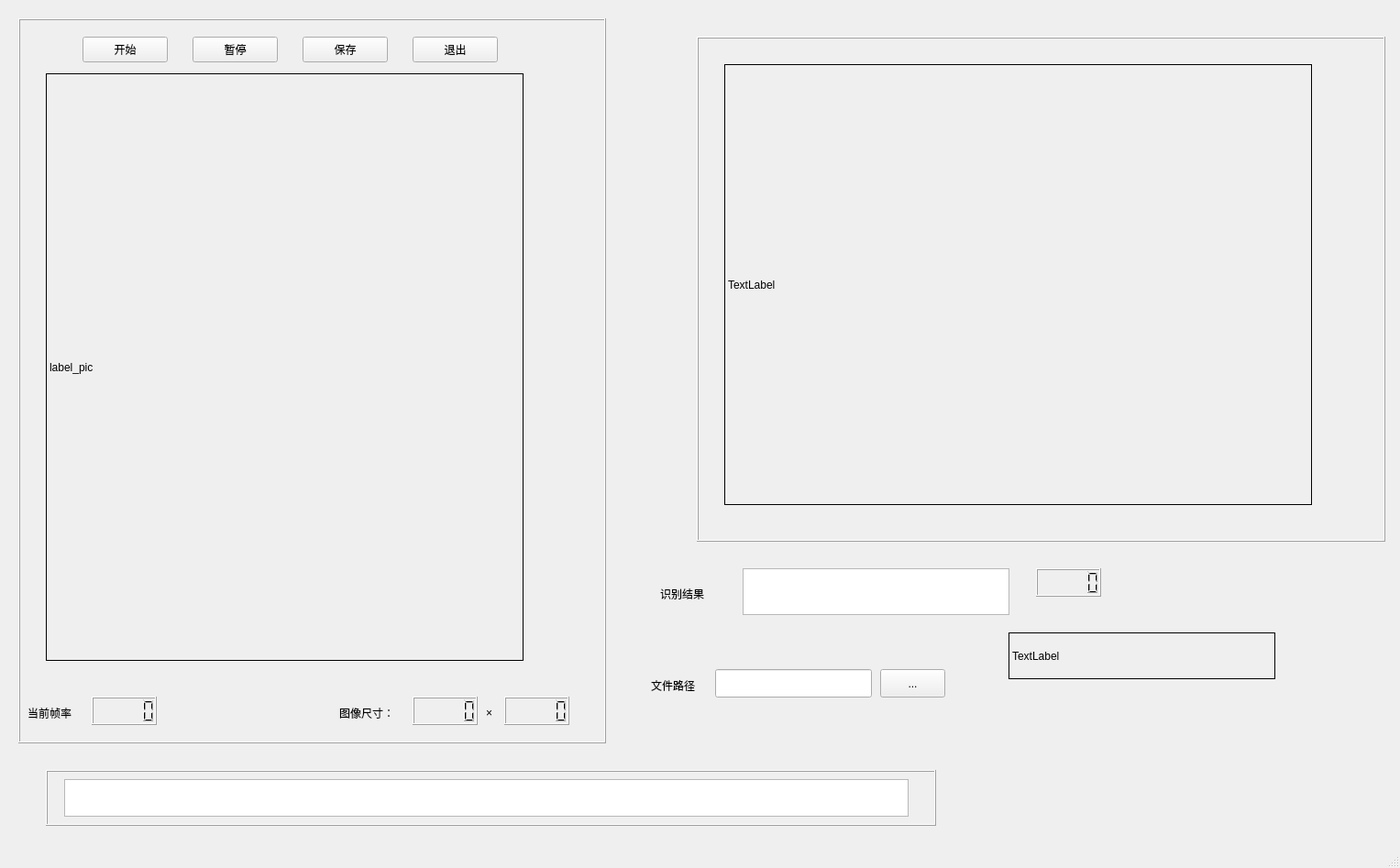
<?xml version="1.0" encoding="UTF-8"?>
<ui version="4.0">
 <class>CamShow</class>
 <widget class="QMainWindow" name="CamShow">
  <property name="geometry">
   <rect>
    <x>0</x>
    <y>0</y>
    <width>1527</width>
    <height>947</height>
   </rect>
  </property>
  <property name="windowTitle">
   <string>CamShow</string>
  </property>
  <property name="toolTipDuration">
   <number>-2</number>
  </property>
  <widget class="QWidget" name="centralwidget">
   <widget class="QFrame" name="SettingFm">
    <property name="geometry">
     <rect>
      <x>760</x>
      <y>40</y>
      <width>751</width>
      <height>551</height>
     </rect>
    </property>
    <property name="frameShape">
     <enum>QFrame::Box</enum>
    </property>
    <property name="frameShadow">
     <enum>QFrame::Raised</enum>
    </property>
    <widget class="QLabel" name="label_binary">
     <property name="geometry">
      <rect>
       <x>30</x>
       <y>30</y>
       <width>641</width>
       <height>481</height>
      </rect>
     </property>
     <property name="frameShape">
      <enum>QFrame::Box</enum>
     </property>
     <property name="text">
      <string>TextLabel</string>
     </property>
    </widget>
   </widget>
   <widget class="QFrame" name="DispFm">
    <property name="geometry">
     <rect>
      <x>20</x>
      <y>20</y>
      <width>641</width>
      <height>791</height>
     </rect>
    </property>
    <property name="frameShape">
     <enum>QFrame::Box</enum>
    </property>
    <property name="frameShadow">
     <enum>QFrame::Raised</enum>
    </property>
    <widget class="QPushButton" name="Bt_begin">
     <property name="geometry">
      <rect>
       <x>70</x>
       <y>20</y>
       <width>93</width>
       <height>28</height>
      </rect>
     </property>
     <property name="text">
      <string>开始</string>
     </property>
    </widget>
    <widget class="QPushButton" name="Bt_pause">
     <property name="geometry">
      <rect>
       <x>190</x>
       <y>20</y>
       <width>93</width>
       <height>28</height>
      </rect>
     </property>
     <property name="text">
      <string>暂停</string>
     </property>
    </widget>
    <widget class="QPushButton" name="Bt_save">
     <property name="geometry">
      <rect>
       <x>310</x>
       <y>20</y>
       <width>93</width>
       <height>28</height>
      </rect>
     </property>
     <property name="text">
      <string>保存</string>
     </property>
    </widget>
    <widget class="QPushButton" name="Bt_exit">
     <property name="geometry">
      <rect>
       <x>430</x>
       <y>20</y>
       <width>93</width>
       <height>28</height>
      </rect>
     </property>
     <property name="text">
      <string>退出</string>
     </property>
    </widget>
    <widget class="QLCDNumber" name="FmRateLCD">
     <property name="geometry">
      <rect>
       <x>80</x>
       <y>740</y>
       <width>71</width>
       <height>31</height>
      </rect>
     </property>
    </widget>
    <widget class="QLCDNumber" name="ImgWidthLCD">
     <property name="geometry">
      <rect>
       <x>430</x>
       <y>740</y>
       <width>71</width>
       <height>31</height>
      </rect>
     </property>
    </widget>
    <widget class="QLCDNumber" name="ImgHeightLCD">
     <property name="geometry">
      <rect>
       <x>530</x>
       <y>740</y>
       <width>71</width>
       <height>31</height>
      </rect>
     </property>
    </widget>
    <widget class="QLabel" name="label_2">
     <property name="geometry">
      <rect>
       <x>10</x>
       <y>750</y>
       <width>72</width>
       <height>15</height>
      </rect>
     </property>
     <property name="text">
      <string>当前帧率</string>
     </property>
    </widget>
    <widget class="QLabel" name="label_3">
     <property name="geometry">
      <rect>
       <x>350</x>
       <y>750</y>
       <width>72</width>
       <height>15</height>
      </rect>
     </property>
     <property name="text">
      <string>图像尺寸：</string>
     </property>
    </widget>
    <widget class="QLabel" name="label_4">
     <property name="geometry">
      <rect>
       <x>510</x>
       <y>750</y>
       <width>16</width>
       <height>16</height>
      </rect>
     </property>
     <property name="text">
      <string>×</string>
     </property>
    </widget>
    <widget class="QLabel" name="label_pic">
     <property name="geometry">
      <rect>
       <x>30</x>
       <y>60</y>
       <width>521</width>
       <height>641</height>
      </rect>
     </property>
     <property name="frameShape">
      <enum>QFrame::Box</enum>
     </property>
     <property name="text">
      <string>label_pic</string>
     </property>
    </widget>
   </widget>
   <widget class="QFrame" name="MsgFm">
    <property name="geometry">
     <rect>
      <x>50</x>
      <y>840</y>
      <width>971</width>
      <height>61</height>
     </rect>
    </property>
    <property name="frameShape">
     <enum>QFrame::Box</enum>
    </property>
    <property name="frameShadow">
     <enum>QFrame::Raised</enum>
    </property>
    <widget class="QTextEdit" name="MsgTE">
     <property name="geometry">
      <rect>
       <x>20</x>
       <y>10</y>
       <width>921</width>
       <height>41</height>
      </rect>
     </property>
    </widget>
   </widget>
   <widget class="QLabel" name="label">
    <property name="geometry">
     <rect>
      <x>710</x>
      <y>740</y>
      <width>72</width>
      <height>15</height>
     </rect>
    </property>
    <property name="text">
     <string>文件路径</string>
    </property>
   </widget>
   <widget class="QLineEdit" name="FilePathLE">
    <property name="geometry">
     <rect>
      <x>780</x>
      <y>730</y>
      <width>171</width>
      <height>31</height>
     </rect>
    </property>
    <property name="readOnly">
     <bool>true</bool>
    </property>
   </widget>
   <widget class="QPushButton" name="Bt_path">
    <property name="geometry">
     <rect>
      <x>960</x>
      <y>730</y>
      <width>71</width>
      <height>31</height>
     </rect>
    </property>
    <property name="text">
     <string>...</string>
    </property>
   </widget>
   <widget class="QTextEdit" name="TE_abcresult">
    <property name="geometry">
     <rect>
      <x>810</x>
      <y>620</y>
      <width>291</width>
      <height>51</height>
     </rect>
    </property>
   </widget>
   <widget class="QLCDNumber" name="LCD_imindex">
    <property name="geometry">
     <rect>
      <x>1130</x>
      <y>620</y>
      <width>71</width>
      <height>31</height>
     </rect>
    </property>
   </widget>
   <widget class="QLabel" name="label_5">
    <property name="geometry">
     <rect>
      <x>720</x>
      <y>640</y>
      <width>72</width>
      <height>15</height>
     </rect>
    </property>
    <property name="text">
     <string>识别结果</string>
    </property>
   </widget>
   <widget class="QLabel" name="label_abc">
    <property name="geometry">
     <rect>
      <x>1100</x>
      <y>690</y>
      <width>291</width>
      <height>51</height>
     </rect>
    </property>
    <property name="frameShape">
     <enum>QFrame::Box</enum>
    </property>
    <property name="text">
     <string>TextLabel</string>
    </property>
   </widget>
  </widget>
  <widget class="QMenuBar" name="menubar">
   <property name="geometry">
    <rect>
     <x>0</x>
     <y>0</y>
     <width>1527</width>
     <height>26</height>
    </rect>
   </property>
  </widget>
  <widget class="QStatusBar" name="statusbar"/>
 </widget>
 <resources/>
 <connections/>
</ui>
